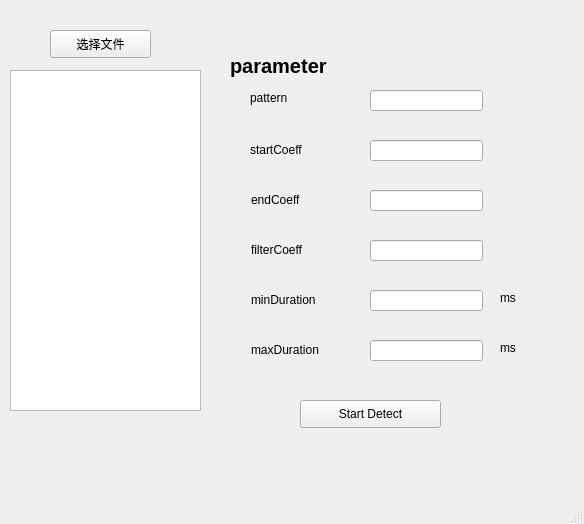
<?xml version="1.0" encoding="UTF-8"?>
<ui version="4.0">
 <class>MainWindow</class>
 <widget class="QMainWindow" name="MainWindow">
  <property name="geometry">
   <rect>
    <x>0</x>
    <y>0</y>
    <width>584</width>
    <height>524</height>
   </rect>
  </property>
  <property name="windowTitle">
   <string>Events Detection</string>
  </property>
  <widget class="QWidget" name="centralwidget">
   <widget class="QLabel" name="label_parameter">
    <property name="geometry">
     <rect>
      <x>230</x>
      <y>40</y>
      <width>151</width>
      <height>51</height>
     </rect>
    </property>
    <property name="font">
     <font>
      <pointsize>15</pointsize>
      <weight>75</weight>
      <bold>true</bold>
     </font>
    </property>
    <property name="locale">
     <locale language="English" country="UnitedStates"/>
    </property>
    <property name="text">
     <string>parameter</string>
    </property>
   </widget>
   <widget class="QLabel" name="label_startCoeff">
    <property name="geometry">
     <rect>
      <x>250</x>
      <y>140</y>
      <width>101</width>
      <height>20</height>
     </rect>
    </property>
    <property name="text">
     <string>startCoeff</string>
    </property>
   </widget>
   <widget class="QLabel" name="label_endCoeff">
    <property name="geometry">
     <rect>
      <x>251</x>
      <y>190</y>
      <width>91</width>
      <height>20</height>
     </rect>
    </property>
    <property name="text">
     <string>endCoeff</string>
    </property>
   </widget>
   <widget class="QLabel" name="label_filterCoeff">
    <property name="geometry">
     <rect>
      <x>251</x>
      <y>240</y>
      <width>91</width>
      <height>20</height>
     </rect>
    </property>
    <property name="text">
     <string>filterCoeff</string>
    </property>
   </widget>
   <widget class="QLabel" name="label_minDuration">
    <property name="geometry">
     <rect>
      <x>251</x>
      <y>290</y>
      <width>91</width>
      <height>20</height>
     </rect>
    </property>
    <property name="text">
     <string>minDuration</string>
    </property>
   </widget>
   <widget class="QLabel" name="label_maxDuration">
    <property name="geometry">
     <rect>
      <x>251</x>
      <y>340</y>
      <width>91</width>
      <height>20</height>
     </rect>
    </property>
    <property name="text">
     <string>maxDuration</string>
    </property>
   </widget>
   <widget class="QLineEdit" name="lineEdit_startCoeff">
    <property name="geometry">
     <rect>
      <x>370</x>
      <y>140</y>
      <width>113</width>
      <height>21</height>
     </rect>
    </property>
   </widget>
   <widget class="QLineEdit" name="lineEdit_endCoeff">
    <property name="geometry">
     <rect>
      <x>370</x>
      <y>190</y>
      <width>113</width>
      <height>21</height>
     </rect>
    </property>
   </widget>
   <widget class="QLineEdit" name="lineEdit_filterCoeff">
    <property name="geometry">
     <rect>
      <x>370</x>
      <y>240</y>
      <width>113</width>
      <height>21</height>
     </rect>
    </property>
   </widget>
   <widget class="QLineEdit" name="lineEdit_minDuration">
    <property name="geometry">
     <rect>
      <x>370</x>
      <y>290</y>
      <width>113</width>
      <height>21</height>
     </rect>
    </property>
   </widget>
   <widget class="QLineEdit" name="lineEdit_maxDuration">
    <property name="geometry">
     <rect>
      <x>370</x>
      <y>340</y>
      <width>113</width>
      <height>21</height>
     </rect>
    </property>
   </widget>
   <widget class="QPushButton" name="pushButton_start">
    <property name="geometry">
     <rect>
      <x>300</x>
      <y>400</y>
      <width>141</width>
      <height>28</height>
     </rect>
    </property>
    <property name="text">
     <string>Start Detect</string>
    </property>
   </widget>
   <widget class="QLabel" name="label_7">
    <property name="geometry">
     <rect>
      <x>500</x>
      <y>290</y>
      <width>72</width>
      <height>15</height>
     </rect>
    </property>
    <property name="text">
     <string>ms</string>
    </property>
   </widget>
   <widget class="QLabel" name="label_8">
    <property name="geometry">
     <rect>
      <x>500</x>
      <y>340</y>
      <width>72</width>
      <height>15</height>
     </rect>
    </property>
    <property name="text">
     <string>ms</string>
    </property>
   </widget>
   <widget class="QLabel" name="label_pattern">
    <property name="geometry">
     <rect>
      <x>250</x>
      <y>90</y>
      <width>72</width>
      <height>15</height>
     </rect>
    </property>
    <property name="text">
     <string>pattern</string>
    </property>
   </widget>
   <widget class="QLineEdit" name="lineEdit_pattern">
    <property name="geometry">
     <rect>
      <x>370</x>
      <y>90</y>
      <width>113</width>
      <height>21</height>
     </rect>
    </property>
   </widget>
   <widget class="QPushButton" name="pushButton_selectFile">
    <property name="geometry">
     <rect>
      <x>50</x>
      <y>30</y>
      <width>101</width>
      <height>28</height>
     </rect>
    </property>
    <property name="text">
     <string>选择文件</string>
    </property>
   </widget>
   <widget class="QTextBrowser" name="textBrowser_fileName">
    <property name="geometry">
     <rect>
      <x>10</x>
      <y>70</y>
      <width>191</width>
      <height>341</height>
     </rect>
    </property>
   </widget>
  </widget>
  <widget class="QMenuBar" name="menubar">
   <property name="geometry">
    <rect>
     <x>0</x>
     <y>0</y>
     <width>584</width>
     <height>26</height>
    </rect>
   </property>
  </widget>
  <widget class="QStatusBar" name="statusbar"/>
 </widget>
 <resources/>
 <connections/>
</ui>
